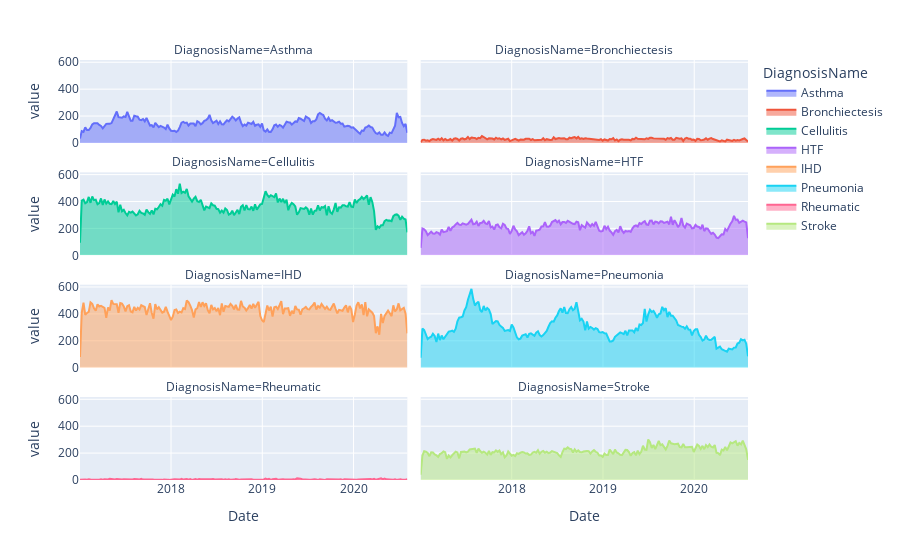

Notebook cell for this chart:
### Markdown cell above
Ethnicity groups are shown in the above graph, Maori, Pacific and the Others show the same previous pattern, decline during the lockdown period.  However, Asian ethniciy showed no clear pattern.

### Code cell
#weekly by diagnosis
import plotly.express as px
Week_Diag = df.groupby(['DiagnosisName', pd.Grouper(key='Date', freq='W-MON')])[['Number']].sum()
#Flattend file
Week_Diag = pd.DataFrame(Week_Diag.to_records())
Week_Diag['Date'] = pd.to_datetime(Week_Diag['Date'], format='%d/%m/%Y')
Week_Diag=Week_Diag.sort_values(['Date', 'DiagnosisName'], ascending=[True, True])
Week_Diag=Week_Diag.pivot(index='Date', columns='DiagnosisName', values='Number')
#df = px.data.stocks(indexed=True)-1
fig = px.area(Week_Diag, facet_col="DiagnosisName", facet_col_wrap=2)
fig.show()

### Figure 1 — Plotly figure (JSON) as saved in the notebook; plotly's stock layout.template omitted (floating-point values rounded to 4 significant figures; data arrays with more than 128 entries replaced by an {"elided": "..."} marker saying what was removed)
{"data": [{"hovertemplate": "DiagnosisName=Asthma<br>Date=%{x}<br>value=%{y}<extra></extra>", "legendgroup": "Asthma", "line": {"color": "#636efa"}, "mode": "lines", "name": "Asthma", "orientation": "v", "showlegend": true, "stackgroup": "1", "type": "scatter", "x": {"elided": "188 str values"}, "xaxis": "x7", "y": {"elided": "188 int values"}, "yaxis": "y7"}, {"hovertemplate": "DiagnosisName=Bronchiectesis<br>Date=%{x}<br>value=%{y}<extra></extra>", "legendgroup": "Bronchiectesis", "line": {"color": "#EF553B"}, "mode": "lines", "name": "Bronchiectesis", "orientation": "v", "showlegend": true, "stackgroup": "1", "type": "scatter", "x": {"elided": "188 str values"}, "xaxis": "x8", "y": {"elided": "188 int values"}, "yaxis": "y8"}, {"hovertemplate": "DiagnosisName=Cellulitis<br>Date=%{x}<br>value=%{y}<extra></extra>", "legendgroup": "Cellulitis", "line": {"color": "#00cc96"}, "mode": "lines", "name": "Cellulitis", "orientation": "v", "showlegend": true, "stackgroup": "1", "type": "scatter", "x": {"elided": "188 str values"}, "xaxis": "x5", "y": {"elided": "188 int values"}, "yaxis": "y5"}, {"hovertemplate": "DiagnosisName=HTF<br>Date=%{x}<br>value=%{y}<extra></extra>", "legendgroup": "HTF", "line": {"color": "#ab63fa"}, "mode": "lines", "name": "HTF", "orientation": "v", "showlegend": true, "stackgroup": "1", "type": "scatter", "x": {"elided": "188 str values"}, "xaxis": "x6", "y": {"elided": "188 int values"}, "yaxis": "y6"}, {"hovertemplate": "DiagnosisName=IHD<br>Date=%{x}<br>value=%{y}<extra></extra>", "legendgroup": "IHD", "line": {"color": "#FFA15A"}, "mode": "lines", "name": "IHD", "orientation": "v", "showlegend": true, "stackgroup": "1", "type": "scatter", "x": {"elided": "188 str values"}, "xaxis": "x3", "y": {"elided": "188 int values"}, "yaxis": "y3"}, {"hovertemplate": "DiagnosisName=Pneumonia<br>Date=%{x}<br>value=%{y}<extra></extra>", "legendgroup": "Pneumonia", "line": {"color": "#19d3f3"}, "mode": "lines", "name": "Pneumonia", "orientation": "v", "showlegend": true, "stackgroup": "1", "type": "scatter", "x": {"elided": "188 str values"}, "xaxis": "x4", "y": {"elided": "188 int values"}, "yaxis": "y4"}, {"hovertemplate": "DiagnosisName=Rheumatic<br>Date=%{x}<br>value=%{y}<extra></extra>", "legendgroup": "Rheumatic", "line": {"color": "#FF6692"}, "mode": "lines", "name": "Rheumatic", "orientation": "v", "showlegend": true, "stackgroup": "1", "type": "scatter", "x": {"elided": "188 str values"}, "xaxis": "x", "y": {"elided": "188 int values"}, "yaxis": "y"}, {"hovertemplate": "DiagnosisName=Stroke<br>Date=%{x}<br>value=%{y}<extra></extra>", "legendgroup": "Stroke", "line": {"color": "#B6E880"}, "mode": "lines", "name": "Stroke", "orientation": "v", "showlegend": true, "stackgroup": "1", "type": "scatter", "x": {"elided": "188 str values"}, "xaxis": "x2", "y": {"elided": "188 int values"}, "yaxis": "y2"}], "layout": {"annotations": [{"font": {}, "showarrow": false, "text": "DiagnosisName=Rheumatic", "x": 0.245, "xanchor": "center", "xref": "paper", "y": 0.1975, "yanchor": "bottom", "yref": "paper"}, {"font": {}, "showarrow": false, "text": "DiagnosisName=Stroke", "x": 0.755, "xanchor": "center", "xref": "paper", "y": 0.1975, "yanchor": "bottom", "yref": "paper"}, {"font": {}, "showarrow": false, "text": "DiagnosisName=IHD", "x": 0.245, "xanchor": "center", "xref": "paper", "y": 0.465, "yanchor": "bottom", "yref": "paper"}, {"font": {}, "showarrow": false, "text": "DiagnosisName=Pneumonia", "x": 0.755, "xanchor": "center", "xref": "paper", "y": 0.465, "yanchor": "bottom", "yref": "paper"}, {"font": {}, "showarrow": false, "text": "DiagnosisName=Cellulitis", "x": 0.245, "xanchor": "center", "xref": "paper", "y": 0.7325, "yanchor": "bottom", "yref": "paper"}, {"font": {}, "showarrow": false, "text": "DiagnosisName=HTF", "x": 0.755, "xanchor": "center", "xref": "paper", "y": 0.7325, "yanchor": "bottom", "yref": "paper"}, {"font": {}, "showarrow": false, "text": "DiagnosisName=Asthma", "x": 0.245, "xanchor": "center", "xref": "paper", "y": 1, "yanchor": "bottom", "yref": "paper"}, {"font": {}, "showarrow": false, "text": "DiagnosisName=Bronchiectesis", "x": 0.755, "xanchor": "center", "xref": "paper", "y": 1, "yanchor": "bottom", "yref": "paper"}], "legend": {"title": {"text": "DiagnosisName"}, "tracegroupgap": 0}, "margin": {"t": 60}, "xaxis": {"anchor": "y", "domain": [0, 0.49], "title": {"text": "Date"}}, "xaxis2": {"anchor": "y2", "domain": [0.51, 1], "matches": "x", "title": {"text": "Date"}}, "xaxis3": {"anchor": "y3", "domain": [0, 0.49], "matches": "x", "showticklabels": false}, "xaxis4": {"anchor": "y4", "domain": [0.51, 1], "matches": "x", "showticklabels": false}, "xaxis5": {"anchor": "y5", "domain": [0, 0.49], "matches": "x", "showticklabels": false}, "xaxis6": {"anchor": "y6", "domain": [0.51, 1], "matches": "x", "showticklabels": false}, "xaxis7": {"anchor": "y7", "domain": [0, 0.49], "matches": "x", "showticklabels": false}, "xaxis8": {"anchor": "y8", "domain": [0.51, 1], "matches": "x", "showticklabels": false}, "yaxis": {"anchor": "x", "domain": [0, 0.1975], "title": {"text": "value"}}, "yaxis2": {"anchor": "x2", "domain": [0, 0.1975], "matches": "y", "showticklabels": false}, "yaxis3": {"anchor": "x3", "domain": [0.2675, 0.465], "matches": "y", "title": {"text": "value"}}, "yaxis4": {"anchor": "x4", "domain": [0.2675, 0.465], "matches": "y", "showticklabels": false}, "yaxis5": {"anchor": "x5", "domain": [0.535, 0.7325], "matches": "y", "title": {"text": "value"}}, "yaxis6": {"anchor": "x6", "domain": [0.535, 0.7325], "matches": "y", "showticklabels": false}, "yaxis7": {"anchor": "x7", "domain": [0.8025, 1], "matches": "y", "title": {"text": "value"}}, "yaxis8": {"anchor": "x8", "domain": [0.8025, 1], "matches": "y", "showticklabels": false}}}
